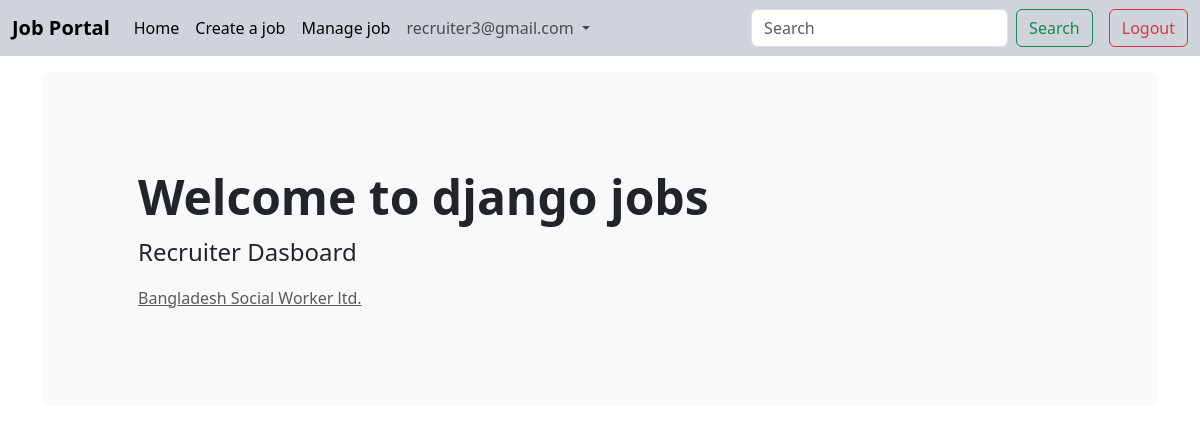
The app's page /dashboard/ (signed in) with its own data.
### users/models.py (models this page shows)
class User(AbstractBaseUser):
    USERNAME_FIELD = 'email'
    email = models.EmailField(unique = True)
    is_recruiter = models.BooleanField(default = False)
    is_applicant = models.BooleanField(default = False)
    has_resume = models.BooleanField(default = False)
    has_company = models.BooleanField(default = False)
    objects = UserManager()

### company/models.py (models this page shows, shortened)
class Company(models.Model):
    user = models.OneToOneField(User, on_delete=models.CASCADE)
    name = models.CharField(max_length=100,null=True,blank=True)
    est_date = models.DateField(null=True,blank=True)
    city = models.CharField(max_length=100,null=True,blank=True)
    state = models.CharField(max_length=100,null=True,blank=True)

### dashboard/views.py (the view)
# urls.py: path('',views.dashboard,name='dashboard'),
@login_required
def dashboard(request):
    return render(request,'dashboard/dashboard.html')

### templates/dashboard/dashboard.html (shortened to what this page needs)
{% extends "base.html" %}
 {% block content %}
 {% if request.user.is_applicant %}
 <section>
    {% if not request.user.has_resume %}
    <div class="alert alert-danger">
        <p>You don't have a resume. Please create resume <a class='text-info' href="{% url "updateresume" %}">Here</a></p>
    </div>
    {% endif %}
    {% include "messages.html" %}
    <div class="p-5 mb-4 bg-light rounded-3">
        <div class="container-fluid p-5">
            <h1 class="display-5 fw-bold">welcome to django jobs</h1>
            <p class="col-md-8 fs-4">Applicant dashboard</p>
            {% if request.user.has_resume %}
            Welcome <a href="{% url "resume_detail" request.user.resume.id %}" class="text-muted">{{request.user.resume.surname}}</a>
            {% endif %}
        </div>
    </div>
 </section>
 {% elif request.user.is_recruiter %}
 <section>
    <div class="p-5 mb-4 bg-light rounded-3">
        <div class="container-fluid p-5">
            <h1 class="display-5 fw-bold">Welcome to django jobs</h1>
            <p class="col-md-8 fs-4">Recruiter Dasboard</p>
            {% if request.user.has_company %}
            <a href="{% url "company_detail" request.user.company.id %}" class="text-muted">{{request.user.company.name}}</a>
            {% endif %}
        </div>
    </div>
 </section>
 {% endif %}
 {% endblock content %}

### templates/navbar.html (shortened to what this page needs)
<nav class="navbar navbar-expand-lg bg-dark-subtle mb-3">
  <div class="container-fluid">
    <a class="navbar-brand fs-5 fw-bold " href="{% url "home" %}">Job Portal</a>
    <div class="collapse navbar-collapse" id="navbarScroll">
      <ul class="navbar-nav me-auto my-2 my-lg-0 navbar-nav-scroll" style="--bs-scroll-height: 100px;">
        <li class="nav-item">
          <a class="nav-link active" aria-current="page" href="{% url "home" %}">Home</a>
        </li>
        {% if request.user.is_authenticated %}
        {% if request.user.is_recruiter %}
          {% if not request.user.has_company %}
            <li class="nav-item">
              <a class="nav-link active" aria-current="page" href="{% url "updatecompany" %}">Create Company</a>
            </li>
          {% else %}
          <li class="nav-item">
            <a class="nav-link active" aria-current="page" href="{% url "create_job" %}">Create a job</a>
          </li>
          <li class="nav-item">
            <a class="nav-link active" aria-current="page" href="{% url "manage_job" %}">Manage job</a>
          </li>
          {% endif %}
        {% endif %}
        <li class="nav-item dropdown">
          <a class="nav-link dropdown-toggle" href="#" role="button" data-bs-toggle="dropdown" aria-expanded="false">
            {% if request.user.has_resume %}
              {{request.user.resume.first_name}} {{request.user.resume.surname}}
            {% else %}
              {{request.user.email}}
            {% endif %}
          </a>
        </li>
        {% endif %}
      </ul>
      <div class='d-flex justify-content-between gap-3 '>
        <form class="d-flex" role="search" action='{% url "search" %}'>
          <input class="form-control me-2" name='search' type="search" placeholder="Search" aria-label="Search">
          <button class="btn btn-outline-success" type="submit">Search</button>
        </form>
        <div class="nav-item">
          {% if request.user.is_authenticated %}
          <a class="btn btn-outline-danger" href="{% url "logout" %}">Logout</a>
          {% else %}
          <a class="btn btn-success" href="{% url "login" %}">Login</a>
          {% endif %}
        </div>
      </div>
    </div>
  </div>
</nav>

### records on screen
User: user.email "recruiter3@gmail.com", user.company.name "Bangladesh Social Worker ltd."
